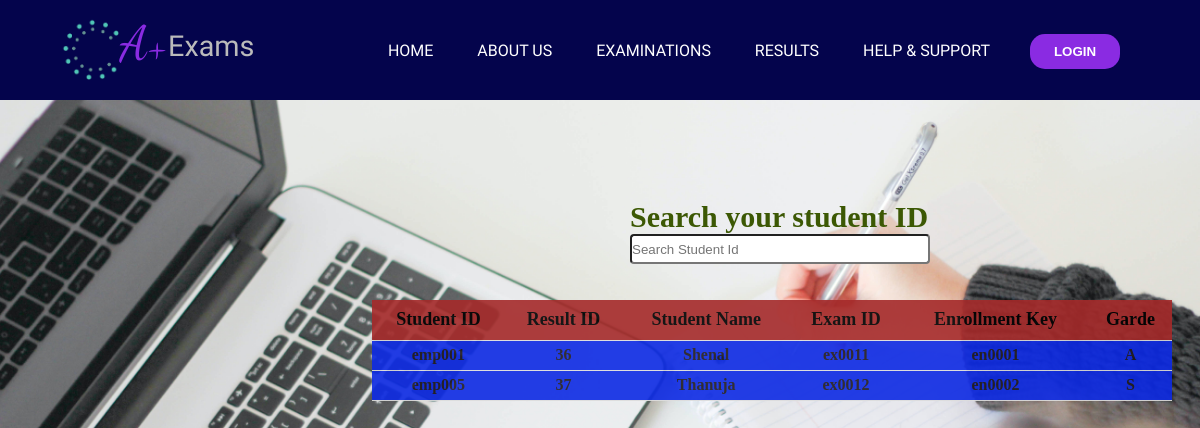
Screenshot of /php/Result.php with the database file from the repository.
### tables this page shows
CREATE TABLE `result` (
  `resid` int(11) NOT NULL,
  `stid` varchar(20) NOT NULL,
  `stname` varchar(100) NOT NULL,
  `exid` varchar(20) NOT NULL,
  `enroll` varchar(20) NOT NULL,
  `grade` char(10) NOT NULL
);

### php/Result.php (the view, shortened to what this page needs)
<!DOCTYPE html>
<html lang="en">
<head>
    <link rel="stylesheet" type="text/css" href="../css/header.css">
    <link rel="stylesheet" type="text/css" href="../css/footer.css">
    <link rel="stylesheet" href="../css/Result.css">
</head>
<body>
    <?php
        include 'includes/header.php';
    ?>
<section >
<?php
include 'includes/config.php';
?>
<div class="resultDa">
<div class="search">
    <h2>Search your student ID</h2>
    <input type="text" id="myInput" onkeyup="myFunction()" placeholder="Search Student Id" title="Type in a name" class="searchBar">
</div><br><br>
<?php
    $readTable="SELECT * FROM result";
                        $readData = $conn->query($readTable);
                        if ($readData->num_rows > 0){
                            echo"
                            <table class='table1' id='myTable'>
                            <tr class='tableR' class='header'>
                                <th>Student ID</th>
                                <th>Result ID</th>
                                <th>Student Name</th>
                                <th>Exam ID</th>
                                <th>Enrollment Key</th>
                                <th>Garde</th>
                            </tr>
                        </thead>
                        <tbody>
                            ";
                            while($row = $readData->fetch_assoc()){
                                echo "
                                <tr>
                                <td>{$row['stid']}</td>
                                <td>{$row['resid']}</td>
                                <td>{$row['stname']}</td>
                                <td>{$row['exid']}</td>
                                <td>{$row['enroll']}</td>
                                <td>{$row['grade']}</td>
                            </tr>
                                ";
                            }
                        }
 ?>
 </div>
</section>
</body>
</html>

### php/includes/header.php (shortened to what this page needs)
<!DOCTYPE html>
<html lang="en">
<head>
    <link rel="stylesheet" type="text/css" href="../css/header.css">
</head>
<body>
    <header>
        <div class="header">
            <a href="index.php" class="logo-text"><img src="../images/logo.png" alt="logo" class="logo"><span
                    class="aPlus">A+</span><span class="exams-logo">Exams</span></a>
            <nav class="nav-bar">
                <ul>
                    <?php
                        if(isset($_SESSION['username'])){
                           echo '<li><a href="index.php">HOME</a></li>
                           <li><a href="AboutUs.php">ABOUT US</a></li>
                           <li><a href="Module.php">EXAMINATIONS</a></li>
                           <li><a href="Result.php">RESULTS</a></li>
                           <li><a href="inquiry.php">HELP & SUPPORT</a></li>
                           <li><a href="profile.php" class="avatar"><i class="fa-solid fa-user"></i></a></li>';
                        }
                        else{
                            echo '<li><a href="index.php">HOME</a></li>
                            <li><a href="AboutUs.php">ABOUT US</a></li>
                            <li><a href="login.php">EXAMINATIONS</a></li>
                            <li><a href="login.php">RESULTS</a></li>
                            <li><a href="login.php">HELP & SUPPORT</a></li><li><a href="login.php" class="login"><button class="login">LOGIN</button></a></li>';
                        }
                    ?>
                </ul>
            </nav>
        </div>
    </header>
</body>
</html>

### css/header.css (style rules this page uses)
* { margin: 0; padding: 0; box-sizing: border-box; }
body { overflow-x: hidden; }
header { height: 100px; background-color: #04044c; }
.header { color: white; font-family: "Anek Odia", sans-serif; font-size: 1rem; display: flex; justify-content: flex-end; align-items: center; padding: 15px 5% 10px 5%; }
.logo { width: 60px; position: relative; bottom: 8px; padding-top: 10px; }
.logo-text { margin-right: auto; display: flex; align-items: center; text-decoration: none; }
.aPlus, .exams-logo { color: white; }
.aPlus { color: #8a2be2; font-size: 3rem; font-family: "Dancing Script", cursive; position: relative; bottom: 8px; }
.exams-logo { font-size: 1.8rem; font-family: "Exo 2", sans-serif; position: relative; bottom: 5px; color: rgb(187, 187, 187); }
.nav-bar ul li { list-style-type: none; display: inline; padding: 0px 20px; }
.nav-bar ul li a { position: relative; }
.nav-bar a { text-decoration: none; color: white; position: relative; }
.nav-bar a:not(.current-page, .login, .profile)::after { content: ""; position: absolute; background-color: blueviolet; width: 100%; height: 2px; bottom: 0; left: 0; transform: scaleX(0); transition: transform 100ms ease; transform-origin: cneter; }
.login { color: white; background-color: blueviolet; font-weight: bolder; border-radius: 15px; width: 90px; height: 35px; cursor: pointer; border: 0; position: relative; bottom: 0px; }

### css/Result.css (style rules this page uses)
body { background-image: url(../images/Background.jpg); min-height: 100vh; width: 100%; background-repeat: no-repeat; background-size: cover; background-position: center; }
.table1 { border: 1px black; width: 800px; color: rgb(0, 0, 0); margin-left: 40%; background-color: rgb(13, 42, 228); border-collapse:collapse; height: 40px; cursor: pointer; }
.table1 td { height: 30px; }
.table1 th { background-color: brown; font-size: 18px; padding: 5px 5px 5px 5px; height: 40px; }
.table1 { opacity: 0.9; }
td { font-weight: 700; color: rgb(31, 26, 31); text-align: center; }
.resultDa { top: 200px; position:absolute; }
#myTable tr { border-bottom: 1px solid #ddd; }
.searchBar { width: 300px; height: 30px; border-radius: 4px; }
.search { color: rgb(60, 88, 4); margin-left: 630px; font-size: 20px; }

### rows the page displays
result: stid "emp001", resid "36", stname "Shenal", exid "ex0011", enroll "en0001", grade "A"
result: stid "emp005", resid "37", stname "Thanuja", exid "ex0012", enroll "en0002", grade "S"
